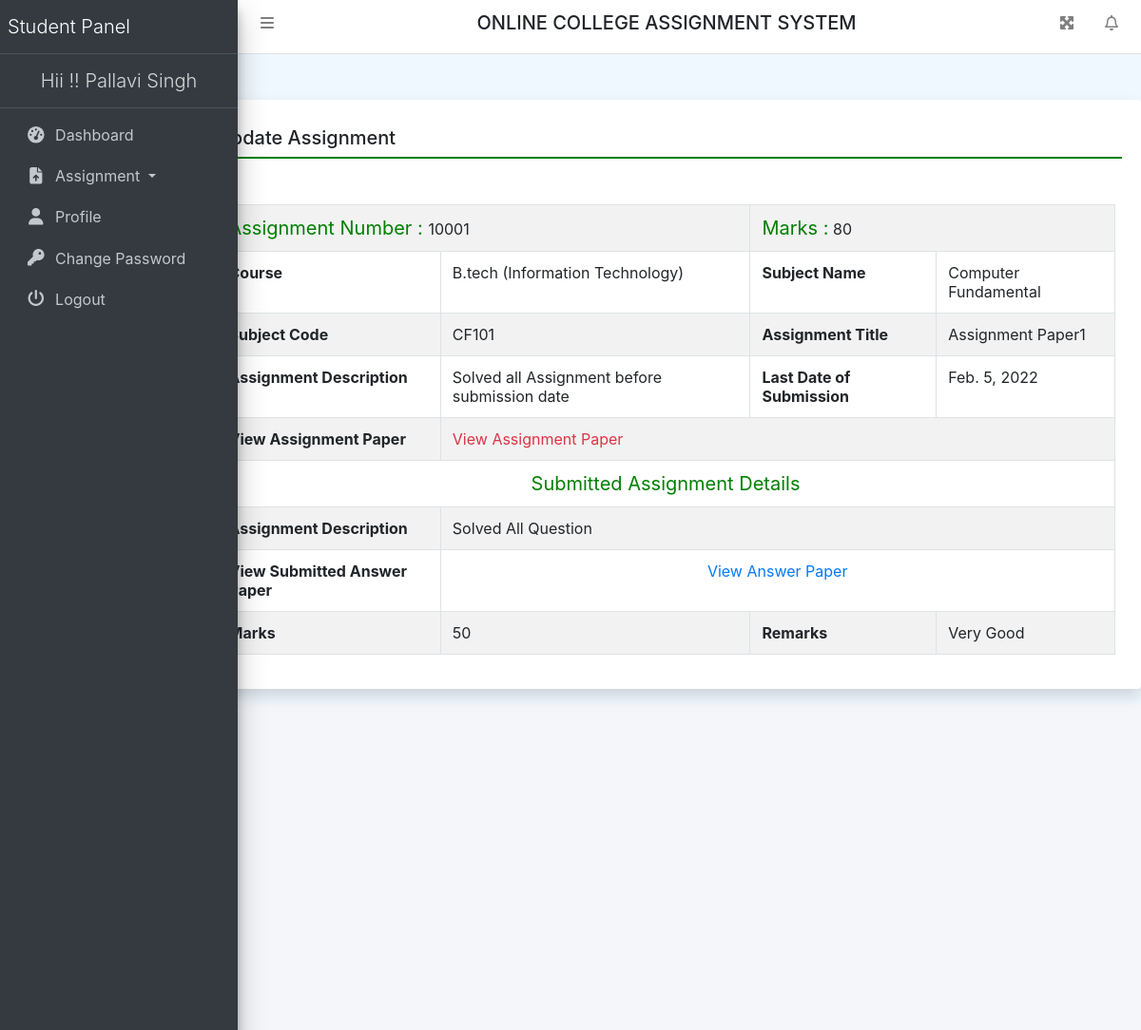
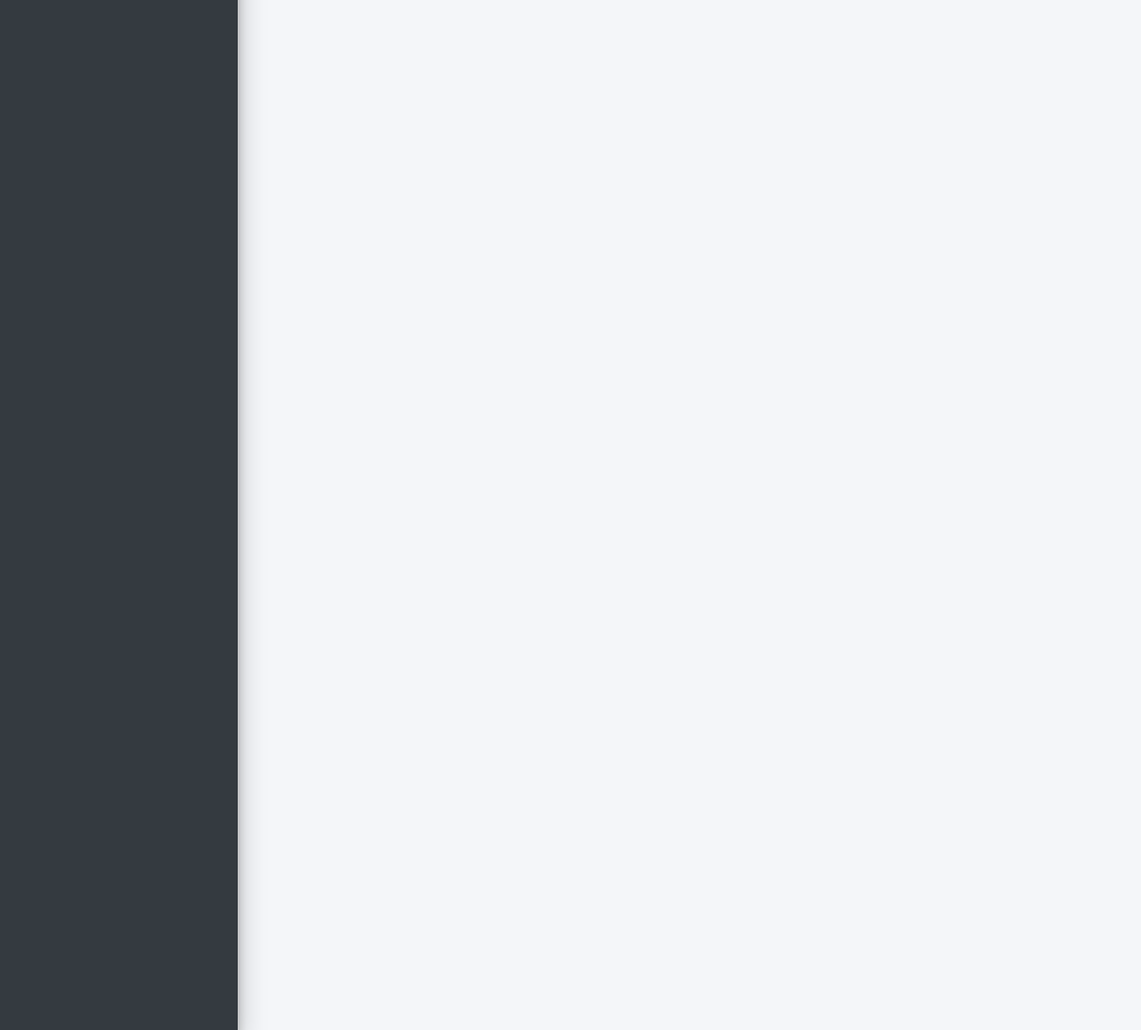
Page /viewsubmitAssign/1 (signed in) on the committed database (2 pictures, top to bottom).
### collegeAssignment/models.py (models this page shows, shortened)
class Uploadass(models.Model):
    assignment = models.ForeignKey(Assigment, on_delete=models.CASCADE)
    userdetail = models.ForeignKey(UserDetail, on_delete=models.CASCADE)
    Assdesc = models.CharField(max_length=300, null=True)
    AnswerFile = models.FileField(null=True)
    SubmitDate = models.DateField(null=True)
    Marks = models.CharField(max_length=100, null=True)
    Remarks = models.CharField(max_length=250, null=True)
    UpdationDate = models.DateField(null=True)

class Assigment(models.Model):
    teacher = models.ForeignKey(Teacher, on_delete=models.CASCADE)
    course = models.ForeignKey(Course, on_delete=models.CASCADE)
    subject = models.ForeignKey(Subject, on_delete=models.CASCADE)
    AssignmentNumber = models.IntegerField(null=True)
    AssignmentTitle = models.CharField(max_length=150, null=True)
    AssignmentDescription = models.CharField(max_length=300, null=True)
    SubmissionDate = models.DateField(null=True)
    AssignmentMarks = models.CharField(max_length=150, null=True)
    AssignmentFile = models.FileField(max_length=200, null=True)
    CreationDate = models.DateTimeField(auto_now_add=True)

class Course(models.Model):
    BranchName = models.CharField(max_length=150, null=True)
    CourseName = models.CharField(max_length=200, null=True)
    CreationDate = models.DateTimeField(auto_now_add=True)

class Subject(models.Model):
    course = models.ForeignKey(Course, on_delete=models.CASCADE)
    SubjectFullname = models.CharField(max_length=200, null=True)
    SubjectShortname = models.CharField(max_length=50, null=True)
    SubjectCode = models.CharField(max_length=50, null=True)
    CreationDate = models.DateTimeField(auto_now_add=True)

### collegeAssignment/views.py (the view)
# urls.py: path('viewsubmitAssign/<int:pid>', viewsubmitAssign, name='viewsubmitAssign'),
def viewsubmitAssign(request, pid):
    if not request.user.is_authenticated:
        return redirect('student_login')
    uploadAssign = Uploadass.objects.get(id=pid)
    return render(request, 'viewsubmitAssign.html', locals())

### collegeAssignment/templates/viewsubmitAssign.html
{% extends 'studentHeader.html' %}
{% block main %}
<div class="card shadow mt-5 offset-2">
    <div class="card-body">
        <h5 class="p-2" style="border-bottom: 2px solid green;">Update Assignment</h5>
        <div class="container-fluid mt-3">
            <table border="1" class="table table-striped table-bordered first mt-5">
                <tr>
                    <td colspan="2"><span style="font-size : 20px; color : green">Assignment Number : </span>
                        {{uploadAssign.assignment.AssignmentNumber}}
                    </td>
                    <td colspan="2"><span style="font-size : 20px; color : green">Marks  :</span>
                        {{uploadAssign.assignment.AssignmentMarks}}
                    </td>
                </tr>
                <tr>
                    <th>Course</th>
                    <td>{{uploadAssign.assignment.course.CourseName}} ({{uploadAssign.assignment.course.BranchName}})</td>
                    <th>Subject Name</th>
                    <td>{{uploadAssign.assignment.subject.SubjectFullname}}</td>
                </tr>
                <tr>
                    <th>Subject Code</th>
                    <td>{{uploadAssign.assignment.subject.SubjectCode}}</td>
                    <th>Assignment Title</th>
                    <td>{{uploadAssign.assignment.AssignmentTitle}}</td>
                </tr>
                <tr>
                    <th>Assignment Description</th>
                    <td>{{uploadAssign.assignment.AssignmentDescription}}</td>
                    <th>Last Date of Submission</th>
                    <td>{{uploadAssign.assignment.SubmissionDate}}</td>
                </tr>
                <tr>
                    <th>View Assignment Paper</th>
                    <td colspan="3"><a href="{{uploadAssign.assignment.AssignmentFile.url}}" class="text-danger">View Assignment
                        Paper</a></td>
                </tr>
                <tr>
                    <td colspan="4"><span style="font-size : 20px; color : green"><center>Submitted Assignment Details</center> </span></td>
                </tr>
                <tr>
                    <th>Assignment Description</th>
                    <td colspan="3">{{uploadAssign.Assdesc}}</td>
                </tr>
                <tr>
                    <th>View Submitted Answer Paper</th>
                    <td colspan="3"><a href="{{uploadAssign.AnswerFile.url}}" class="text-primary"><center>View Answer Paper </center></a></td>
                </tr>
                <tr>
                    {% if uploadAssign.Marks == None %}
                    <th>Marks</th>
                    <td>Not Updated Yet</td>
                    {% else %}
                    <th>Marks</th>
                    <td>{{uploadAssign.Marks}}</td>
                    {% endif %}
                    {% if uploadAssign.Remarks == None %}
                    <th>Remarks</th>
                    <td>Not Updated Yet</td>
                    {% else %}
                    <th>Remarks</th>
                    <td>{{uploadAssign.Remarks}}</td>
                    {% endif %}
                </tr>
            </table>
        </div>
    </div>
</div>
{% endblock %}

### collegeAssignment/templates/studentHeader.html (shortened to what this page needs)
{% load static %}
<html>
<head runat="server">
    <link href="{% static 'css/bootstrap.css' %}" rel="stylesheet"/>
    <link href="{% static 'css/all.css' %}" rel="stylesheet"/>
    <link href="{% static 'css/adminlte.css' %}" rel="stylesheet"/>
    <link href="{% static 'css/OverlayScrollbars.css' %}" rel="stylesheet"/>
    <link rel="stylesheet" href="https://cdn.datatables.net/1.10.23/css/jquery.dataTables.min.css">
    <link rel="stylesheet" href="https://cdn.datatables.net/buttons/1.6.5/css/buttons.dataTables.min.css">
    <link rel="stylesheet"
          href="https://cdn.jsdelivr.net/npm/bootstrap-select@1.13.14/dist/css/bootstrap-select.min.css">
</head>
<body class="hold-transition sidebar-mini layout-fixed layout-navbar-fixed layout-footer-fixed">
<nav class="main-header navbar navbar-expand navbar-white navbar-light">
    <ul class="navbar-nav">
        <li class="nav-item">
            <a class="nav-link" data-widget="pushmenu" href="#" role="button"><i class="fas fa-bars"></i></a>
        </li>
    </ul>
    <h5 class="text-center text-uppercase" style="width:100%;">Online College Assignment System</h5>
    <ul class="navbar-nav ml-auto">
        <li class="nav-item">
            <a class="nav-link" data-widget="fullscreen" href="#" role="button">
                <i class="fas fa-expand-arrows-alt"></i>
            </a>
        </li>
        <li class="nav-item dropdown">
            <a class="nav-link" data-toggle="dropdown" href="#">
                <i class="far fa-bell fas-shake animated"></i>
            </a>
        </li>
    </ul>
</nav>
<aside class="main-sidebar sidebar-dark-primary elevation-4">
    <a href="{% url 'sdashboard' %}" class="brand-link">
        <span class="brand-text font-weight-light">Student Panel</span>
    </a>
    <a href="{% url 'sdashboard' %}" class="brand-link">
        <center><span
                class="brand-text font-weight-light">Hii !! {{request.user.first_name}} {{request.user.last_name}} </span>
        </center>
    </a>
    <div class="sidebar">
        <nav class="mt-2">
            <ul class="nav nav-pills nav-sidebar flex-column" data-widget="treeview" role="menu" data-accordion="false">
                <li class="nav-item"><a href="{% url 'sdashboard' %}" class="nav-link">
                    <i class="nav-icon fas fa-tachometer-alt"></i>
                    <p>Dashboard</p>
                </a></li>
                <li class="nav-item dropdown">
                    <a class="nav-link dropdown-toggle" href="#" id="navbarDropdown"
                       role="button" data-toggle="dropdown" aria-haspopup="true"
                       aria-expanded="false"> <i class="nav-icon fas fa-file-upload"></i> Assignment </a>
                </li>
                <li class="nav-item"><a href="{% url 'studentProfile' %}" class="nav-link">
                    <i class="nav-icon fas fa-user"></i>
                    <p>Profile</p>
                </a></li>
                <li class="nav-item"><a href="{% url 'studentchangePassword' %}" class="nav-link">
                    <i class="nav-icon fas fa-key"></i>
                    <p>Change Password</p>
                </a></li>
                <li class="nav-item"><a href="/logout" class="nav-link">
                    <i class="nav-icon fas fa-power-off"></i>
                    <p>Logout</p>
                </a></li>
            </ul>
        </nav>
    </div>
</aside>
{% block main %}
{% endblock %}
<div class="content-wrapper"></div>

### collegeAssignment/static/css/all.css (style rules this page uses)
.fa-bars:before { content: "\f0c9"; }
.fa-bell:before { content: "\f0f3"; }
.fa-key:before { content: "\f084"; }
.fa-power-off:before { content: "\f011"; }
.fa-user:before { content: "\f007"; }

### collegeAssignment/static/css/OverlayScrollbars.css (style rules this page uses)
.os-host, .os-host-textarea { position: relative; overflow: visible !important; -webkit-box-orient: vertical; -webkit-box-direction: normal; -ms-flex-direction: column; flex-direction: column; -ms-flex-wrap: nowrap; flex-wrap: nowrap; -webkit-box-pack: start; -ms-flex-pack: start; justify-content: flex-start; -ms-flex-line-pack: start; align-content: flex-start; -webkit-box-align: start; -ms-flex-align: start; -ms-grid-row-align: flex-start; align-items: flex-start; }

### collegeAssignment/templates/studentHeader.html (style rules this page uses)
body { background-color: aliceblue; }

### rows in the picture
Uploadass: assignment.AssignmentNumber "10001", assignment.AssignmentMarks "80", assignment.course.CourseName "B.tech", assignment.course.BranchName "Information Technology", assignment.subject.SubjectFullname "Computer Fundamental", assignment.subject.SubjectCode "CF101", assignment.AssignmentTitle "Assignment Paper1", assignment.AssignmentDescription "Solved all Assignment before submission date", assignment.SubmissionDate "Feb. 5, 2022", Assdesc "Solved All Question", Marks "50", Remarks "Very Good"

### other values in the picture
{{ request.user.first_name }} "Pallavi"
{{ request.user.last_name }} "Singh"
